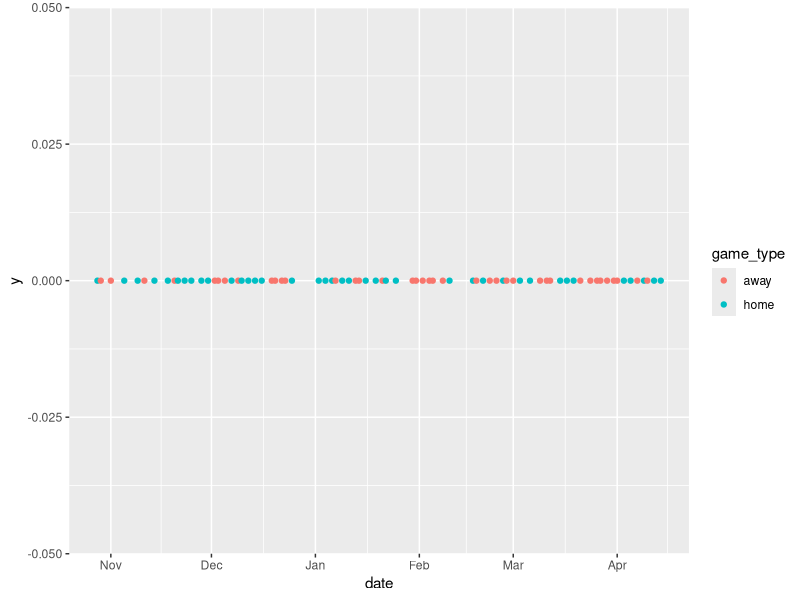
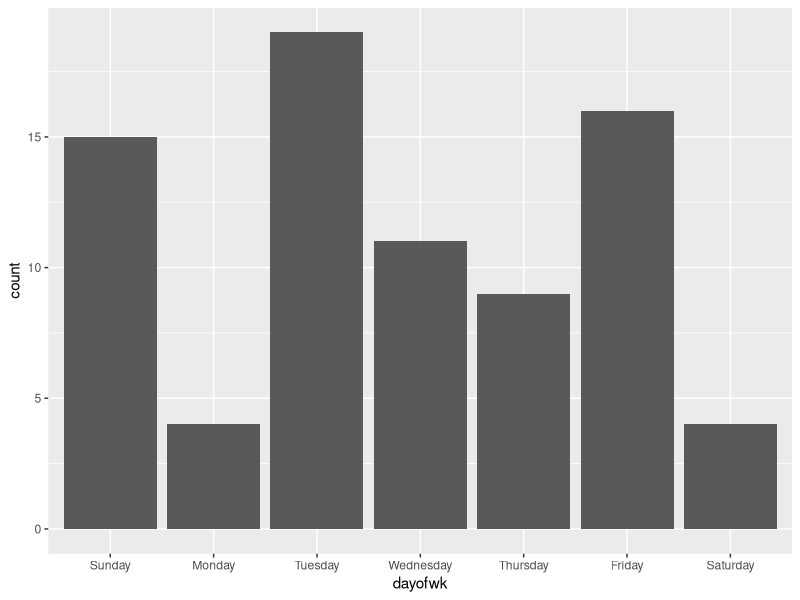
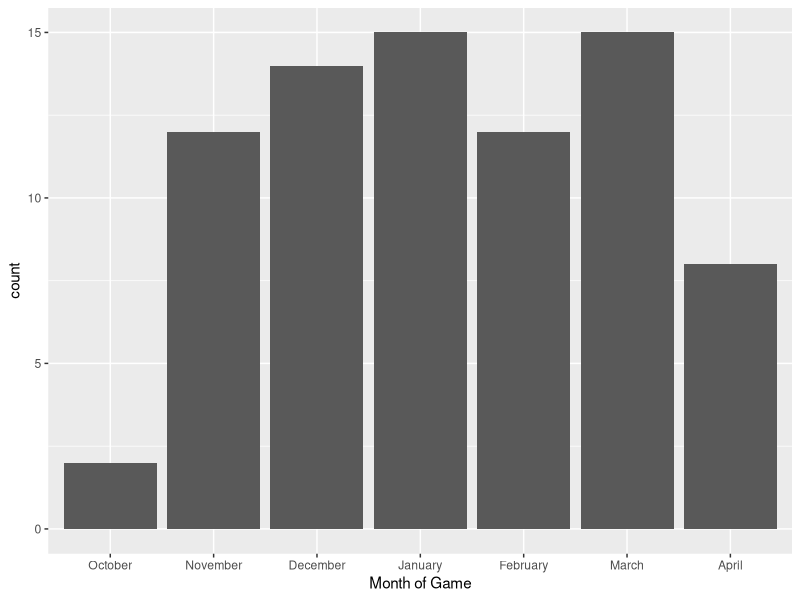
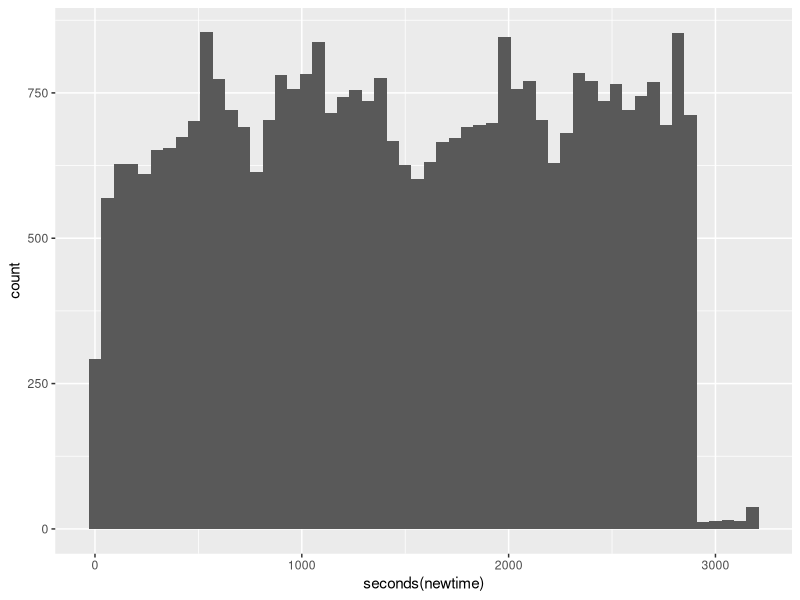
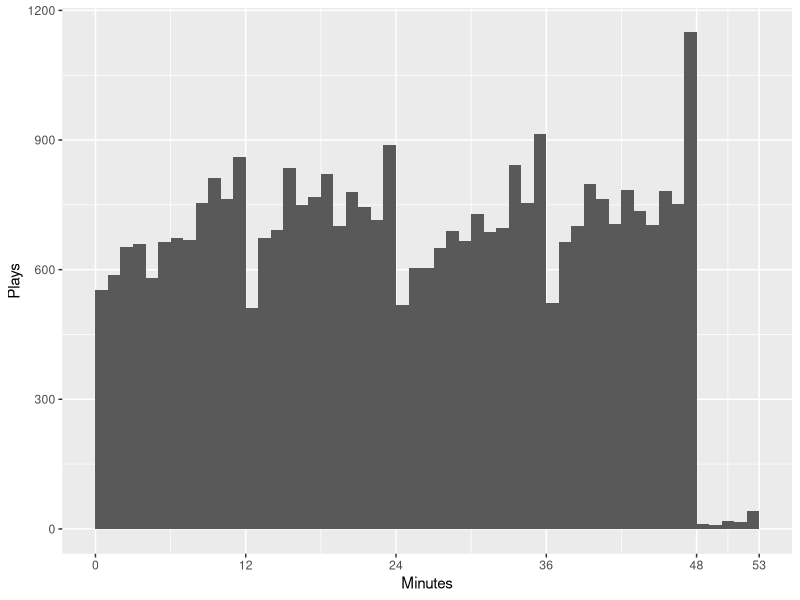
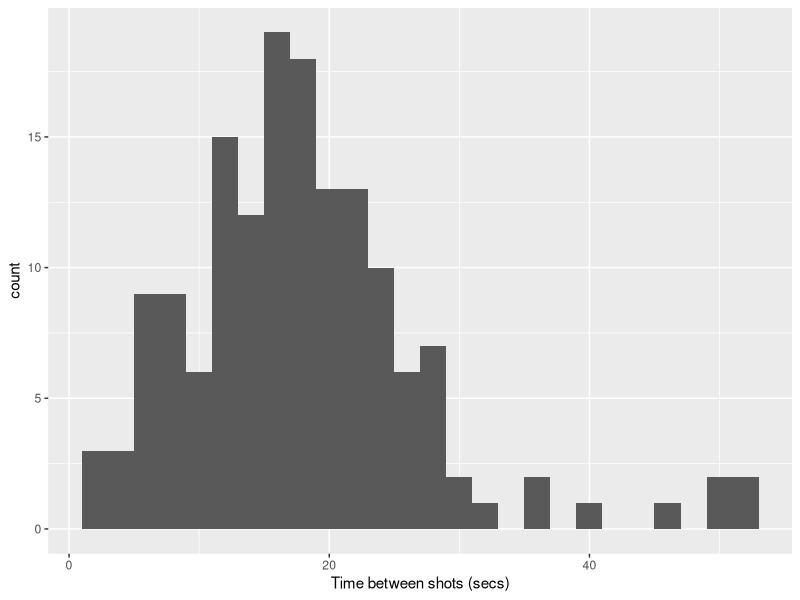
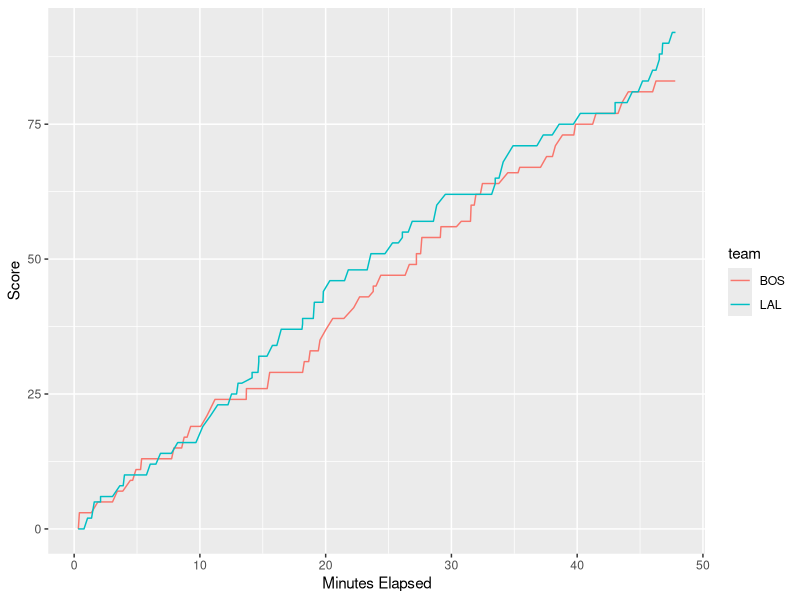
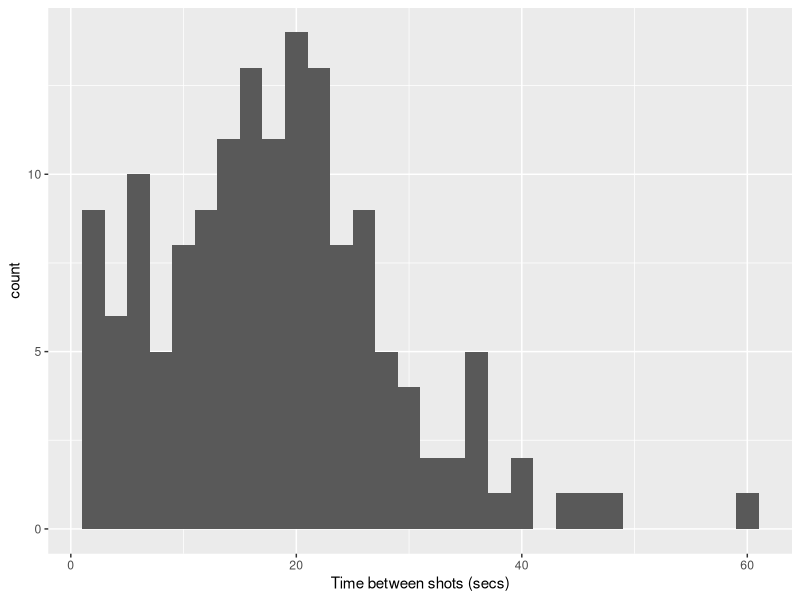

R code for these plots, in order:
## ---- chunk 1
# cache = TRUE should speed knitting by making use of
# calculations from previous knits
knitr::opts_chunk$set(echo = TRUE)
## ---- chunk 2
library(tidyverse)
library(lubridate)
library(forcats)
## ---- chunk 3
(date <- ymd("2026-01-01"))
## ---- chunk 4
(date <- date + months(10))
## ---- chunk 5
wday(date, label = TRUE, abbr = FALSE)
## ---- chunk 6
(date <- date + days(4))
## ---- chunk 7
(date <- date + weeks(3))
## ---- chunk 8
(date <- ymd("2030-01-01"))
(date <- date+months(10))
wday(date, label = TRUE, abbr = FALSE)
wday(date+6, label = TRUE, abbr = FALSE) # Add 6 to get from Friday to Thursday
(date <- date + days(6) + weeks(3))
## ---- chunk 9
# The following command is useful if you need to re-run all commands during troubleshooting
# It removes previous versions of **lakers** from the local environment
rm(lakers)
# Convert the data set to a tibble for convenience  
lakers <- as_tibble(lakers)  
## ---- chunk 10
glimpse(lakers)
## ---- chunk 11
lakers <- mutate(lakers, date = ymd(date))
head(lakers)
## ---- chunk 12
# Don't worry about the y-scale
lakers |> distinct(date, game_type) |> 
  ggplot(aes(x = date, y = 0, color = game_type)) +
  geom_point()
## ---- chunk 13
lakers |> 
  distinct(date) |>  
  mutate(dayofwk = wday(date, label = TRUE, abbr = FALSE)) |> 
  ggplot(aes(x = dayofwk)) +
  geom_bar()
## ---- chunk 14
lakers %>% 
  distinct(date) %>% 
  mutate(month_of_game = month(date, label = TRUE, abbr = 
                                 FALSE)) %>%
#  ggplot(aes(x = fct_inorder(factor(month_of_game)))) +
   ggplot(aes(x = fct_inorder(factor(month_of_game)))) +
  geom_bar() + 
  labs(x = "Month of Game")
## ---- chunk 15
lakers <- lakers |> 
  mutate(time = (ms(time)))
head(lakers)
## ---- chunk 16
lakers <- lakers |> 
  mutate(time = as.duration(time))
tail(lakers)
## ---- chunk 17
lakers <- lakers |> 
  mutate(newtime =(dminutes(c(12, 24, 36, 48, 53)[period]) - time))
str(lakers$newtime)
head(lakers)
tail(lakers)
## ---- chunk 18
lakers |>  
  ggplot(aes(x = seconds(newtime))) + 
  geom_histogram(binwidth = 60)
## ---- chunk 19
lakers |>  
  ggplot(aes(x = seconds(newtime)/60)) + 
  geom_histogram(breaks = 0:53) +
  scale_x_continuous(breaks = c(0, 12, 24, 36, 48, 53)) + 
  labs(x = "Minutes", y = "Plays")
## ---- chunk 20
# Filter for the game of interest
game1 <- lakers  |>  
  filter(date == ymd("20081225"))

# Filter for plays involving shot attempts and compute the time between shots using
# the lag function and the newtime duration variable. Remember that duration represents
# the cumulative time in seconds within the game at which the shot took place.
attempts <- game1 |>
  filter(etype == "shot") |>
  mutate(wait = newtime-lag(newtime))
## ---- chunk 21
# 
ggplot(attempts) +
  geom_histogram(aes(x = seconds(wait)), binwidth = 2)+
  labs(x = "Time between shots (secs)")
## ---- chunk 22
game1_scores <- game1 |>
  filter(team != "OFF") |>
  group_by(team) |>
  mutate(score = cumsum(points))
ggplot(game1_scores, aes(x = seconds(newtime)/60, y = score, color = team))+ 
  geom_line() + 
  labs(x = "Minutes Elapsed", y = "Score")
## ---- chunk 23
# Filter for the game of interest
game1 <- lakers %>% 
  filter(date == ymd("20081223"))

# Filter for plays involving shot attempts and compute the time between shots using
# the lag function and the newtime duration variable. Remember that duration represents
# the cumulative time in seconds within the game at which the shot took place.
attempts <- game1 %>%
  filter(etype == "shot") %>%
  mutate(wait = newtime-lag(newtime))
ggplot(attempts) +
  geom_histogram(aes(x = seconds(wait)), binwidth = 2)+
  labs(x = "Time between shots (secs)")
game1_scores <- game1 %>%
  filter(team != "OFF") %>%
  group_by(team) %>%
  mutate(score = cumsum(points))
ggplot(game1_scores, aes(x = seconds(newtime)/60, y = score, color = team))+ 
  geom_line() + 
  labs(x = "Minutes Elapsed", y = "Score")

